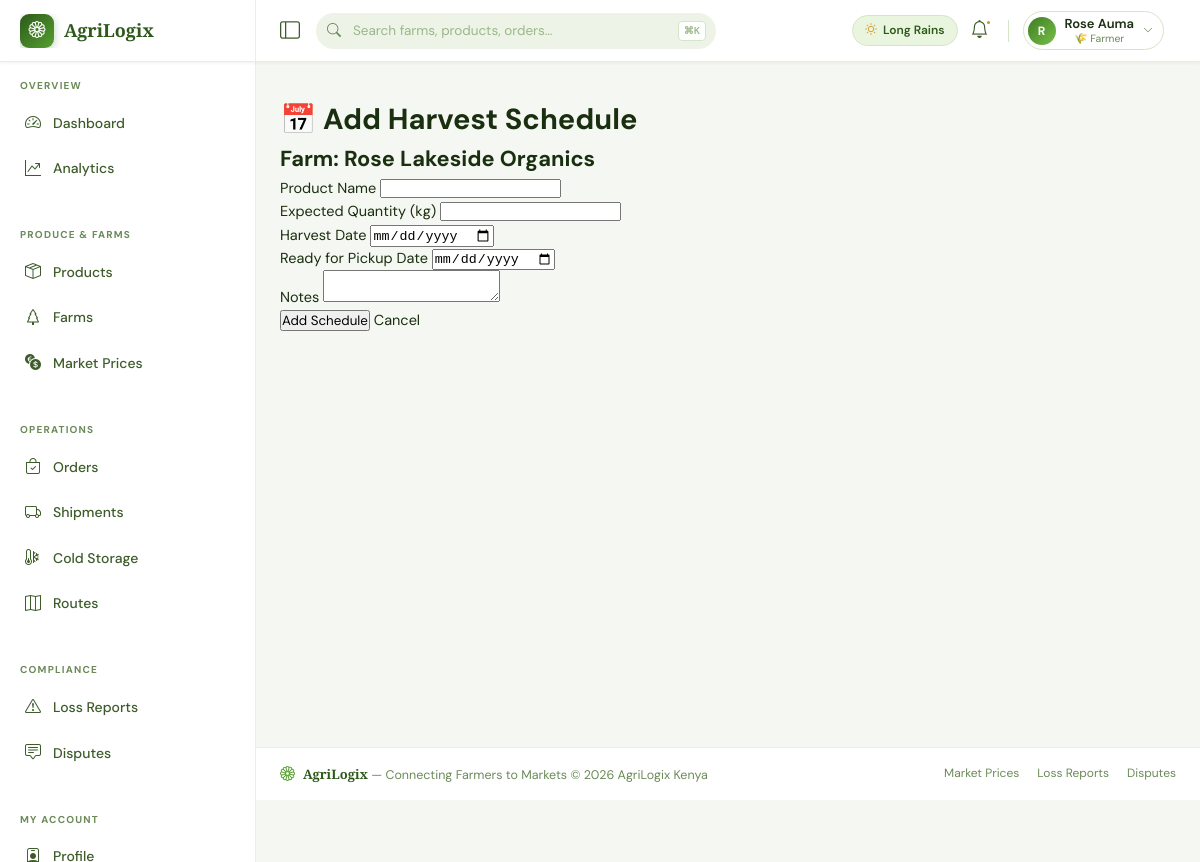
Page /farms/6/harvests/new/ (signed in) on the committed database.
### web_app/models.py (models this page shows, shortened)
class User(AbstractUser):
    ROLE_CHOICES = [
        ('farmer', '🌾 Farmer'),
        ('buyer', '🏪 Buyer / Market'),
        ('driver', '🚛 Logistics Driver'),
        ('cold_storage', '❄️ Cold Storage Operator'),
        ('admin', '⚙️ Platform Admin'),
    ]
    role = models.CharField(max_length=20, choices=ROLE_CHOICES, default='buyer')
    phone = models.CharField(max_length=20, unique=True, null=True, blank=True)
    profile_photo = models.ImageField(upload_to='profiles/', null=True, blank=True)
    location = models.CharField(max_length=255, blank=True)
    latitude = models.DecimalField(max_digits=9, decimal_places=6, null=True, blank=True)
    longitude = models.DecimalField(max_digits=9, decimal_places=6, null=True, blank=True)
    is_verified = models.BooleanField(default=False)
    rating = models.DecimalField(max_digits=3, decimal_places=2, default=0.00)
    total_transactions = models.PositiveIntegerField(default=0)
    created_at = models.DateTimeField(auto_now_add=True)
    updated_at = models.DateTimeField(auto_now=True)
    class Meta:
        verbose_name = "User"
        verbose_name_plural = "Users"

class Farm(models.Model):
    FARM_TYPES = [
        ('crop', 'Crop Farming'),
        ('vegetable', 'Vegetable Farming'),
        ('fruit', 'Fruit Farming'),
        ('mixed', 'Mixed Farming'),
        ('dairy', 'Dairy'),
        ('poultry', 'Poultry'),
    ]
    owner = models.ForeignKey(User, on_delete=models.CASCADE, related_name='farms')
    name = models.CharField(max_length=255)
    farm_type = models.CharField(max_length=20, choices=FARM_TYPES)
    description = models.TextField(blank=True)
    size_acres = models.DecimalField(max_digits=10, decimal_places=2)
    location_name = models.CharField(max_length=255)
    latitude = models.DecimalField(max_digits=9, decimal_places=6)
    longitude = models.DecimalField(max_digits=9, decimal_places=6)
    nearest_town = models.CharField(max_length=100)
    distance_to_road_km = models.DecimalField(max_digits=5, decimal_places=2, default=0)
    has_storage = models.BooleanField(default=False)
    has_electricity = models.BooleanField(default=False)
    water_source = models.CharField(max_length=100, blank=True)
    certification = models.CharField(max_length=100, blank=True)
    photo = models.ImageField(upload_to='farms/', null=True, blank=True)
    is_active = models.BooleanField(default=True)
    created_at = models.DateTimeField(auto_now_add=True)
    class Meta:
        ordering = ['-created_at']
        verbose_name = "Farm"
        verbose_name_plural = "Farms"

### web_app/views.py (the view, shortened to what this page needs)
# urls.py: path('farms/<int:farm_pk>/harvests/new/', views.harvest_create_view, name='harvest_create'),
@login_required
def harvest_create_view(request, farm_pk):
    farm = get_object_or_404(Farm, pk=farm_pk, owner=request.user)
    return render(request, 'harvests/create.html', {'farm': farm})

### templates/harvests/create.html (shortened to what this page needs)
{% extends 'base.html' %}
{% block content %}
<h1>📅 Add Harvest Schedule</h1>
<h2>Farm: {{ farm.name }}</h2>
<form method="post">
    <label>Product Name <input type="text" name="product_name" required></label><br>
    <label>Expected Quantity (kg) <input type="number" name="expected_quantity_kg" step="0.01" required></label><br>
    <label>Harvest Date <input type="date" name="harvest_date" required></label><br>
    <label>Ready for Pickup Date <input type="date" name="ready_for_pickup_date" required></label><br>
    <label>Notes <textarea name="notes" rows="2"></textarea></label><br>
    <button type="submit">Add Schedule</button>
    <a href="{% url 'farm_detail' farm.pk %}">Cancel</a>
</form>
{% endblock %}

### templates/base.html (shortened to what this page needs)
<!DOCTYPE html>
<html lang="en">
<head>
    <link href="https://cdn.jsdelivr.net/npm/bootstrap-icons@1.11.3/font/bootstrap-icons.min.css" rel="stylesheet">
</head>
<body>
<nav id="topnav" role="banner">
    <div class="nav-brand-zone">
        <a href="{% url 'dashboard' %}" style="display:flex;align-items:center;gap:10px;overflow:hidden;">
            <div class="brand-logo"><i class="bi bi-flower1"></i></div>
            <span class="brand-text">AgriLogix</span>
        </a>
    </div>
    <div class="nav-controls">
        <button class="sidebar-toggle-btn" id="sidebarToggle" aria-label="Toggle sidebar" title="Toggle navigation">
            <i class="bi bi-layout-sidebar"></i>
        </button>
        <div class="nav-search" role="search">
            <input type="text" id="globalSearch" placeholder="Search farms, products, orders…" autocomplete="off" aria-label="Global search">
            <span class="search-kbd">⌘K</span>
        </div>
        <div class="nav-right">
            {% if user.is_authenticated %}
            <div class="season-chip">
                <i class="bi bi-sun" style="color:var(--amber-400);"></i> Long Rains
            </div>
            <a href="{% url 'notification_list' %}" class="nav-icon-btn" aria-label="Notifications">
                <i class="bi bi-bell"></i>
                {% if unread_count %}
                    <span class="notif-count">{{ unread_count }}</span>
                {% else %}
                    <span class="notif-pip"></span>
                {% endif %}
            </a>
            <div class="profile-dropdown">
                <button class="profile-btn" id="profileToggle" aria-haspopup="true" aria-expanded="false">
                    <div class="p-avatar">{{ user.get_full_name|default:user.username|first|upper }}</div>
                    <div class="p-info">
                        <span class="p-name">{{ user.get_full_name|default:user.username }}</span>
                        <span class="p-role">{{ user.get_role_display }}</span>
                    </div>
                    <i class="bi bi-chevron-down p-chevron"></i>
                </button>
            </div>
            {% else %}
            <div class="auth-links">
                <a href="{% url 'login' %}" class="btn-ghost">Sign In</a>
                <a href="{% url 'register' %}" class="btn-solid">Get Started</a>
            </div>
            {% endif %}
        </div>
    </div>
</nav>
<div id="layout">
    <aside id="sidebar" role="navigation" aria-label="Main navigation">
        <div class="sidebar-inner">
            <span class="sb-section-label">Overview</span>
            <a href="{% url 'dashboard' %}" class="sidebar-link"><i class="bi bi-speedometer2"></i> Dashboard</a>
            <a href="{% url 'analytics_dashboard' %}" class="sidebar-link"><i class="bi bi-graph-up-arrow"></i> Analytics</a>
            <span class="sb-section-label">Produce &amp; Farms</span>
            <a href="{% url 'product_list' %}" class="sidebar-link"><i class="bi bi-box-seam"></i> Products</a>
            <a href="{% url 'farm_list' %}" class="sidebar-link"><i class="bi bi-tree"></i> Farms</a>
            <a href="{% url 'market_prices' %}" class="sidebar-link"><i class="bi bi-currency-exchange"></i> Market Prices</a>
            <span class="sb-section-label">Operations</span>
            <a href="{% url 'order_list' %}" class="sidebar-link"><i class="bi bi-bag-check"></i> Orders</a>
            <a href="{% url 'shipment_list' %}" class="sidebar-link"><i class="bi bi-truck"></i> Shipments</a>
            <a href="{% url 'cold_storage_list' %}" class="sidebar-link"><i class="bi bi-thermometer-snow"></i> Cold Storage</a>
            <a href="{% url 'route_list' %}" class="sidebar-link"><i class="bi bi-map"></i> Routes</a>
            <span class="sb-section-label">Compliance</span>
            <a href="{% url 'loss_report_list' %}" class="sidebar-link"><i class="bi bi-exclamation-triangle"></i> Loss Reports</a>
            <a href="{% url 'dispute_list' %}" class="sidebar-link"><i class="bi bi-chat-square-text"></i> Disputes</a>
            {% if user.is_authenticated %}
            <span class="sb-section-label">My Account</span>
            <a href="{% url 'profile' %}" class="sidebar-link"><i class="bi bi-person-badge"></i> Profile</a>
            {% endif %}
        </div>
    </aside>
    <div id="page-content">
        <div id="breadcrumb-wrap">{% block breadcrumb %}{% endblock %}</div>
        <main id="main-content">
            {% block content %}{% endblock %}
        </main>
        <footer id="footer">
            <div class="footer-brand">
                <i class="bi bi-flower1" style="color:var(--green-400);font-size:15px;"></i>
                <span><strong>AgriLogix</strong> — Connecting Farmers to Markets &copy; {% now "Y" %} AgriLogix Kenya</span>
            </div>
            <nav class="footer-links" aria-label="Footer links">
                <a href="{% url 'market_prices' %}">Market Prices</a>
                <a href="{% url 'loss_report_list' %}">Loss Reports</a>
                <a href="{% url 'dispute_list' %}">Disputes</a>
            </nav>
        </footer>
    </div>
</div>
</body>
</html>

### rows in the picture
User: get_full_name|first "R", get_full_name "Rose Auma", role "🌾 Farmer"
Farm: name "Rose Lakeside Organics"
